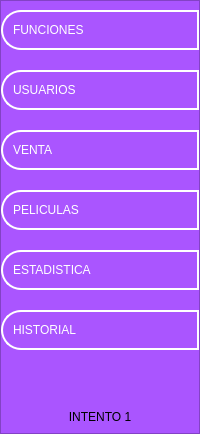
        <widget class="QFrame" name="frame_lateral">
         <property name="minimumSize">
          <size>
           <width>200</width>
           <height>0</height>
          </size>
         </property>
         <property name="maximumSize">
          <size>
           <width>0</width>
           <height>16777215</height>
          </size>
         </property>
         <property name="layoutDirection">
          <enum>Qt::LeftToRight</enum>
         </property>
         <property name="autoFillBackground">
          <bool>false</bool>
         </property>
         <property name="styleSheet">
          <string notr="true">QFrame {
    background-color: #aa55ff;
}

QPushButton {
    background-color: #aa55ff;
    border: 2px solid #fff;
    border-top-left-radius: 20px;
    border-bottom-left-radius: 20px;
    padding: 10px;
    color: white;
    font: 75 12pt &quot;Arial Narrow&quot;;
    text-align: left;
}

QPushButton:hover {
    background-color: #ffffff;
    border: 2px solid #aa55ff;
    color: #aa55ff;
    text-align: left;
}
</string>
         </property>
         <property name="frameShape">
          <enum>QFrame::StyledPanel</enum>
         </property>
         <property name="frameShadow">
          <enum>QFrame::Plain</enum>
         </property>
         <layout class="QVBoxLayout" name="verticalLayout_2">
          <property name="spacing">
           <number>20</number>
          </property>
          <property name="leftMargin">
           <number>0</number>
          </property>
          <property name="topMargin">
           <number>9</number>
          </property>
          <property name="rightMargin">
           <number>0</number>
          </property>
          <property name="bottomMargin">
           <number>9</number>
          </property>
          <item>
           <widget class="QPushButton" name="bt_inicio">
            <property name="minimumSize">
             <size>
              <width>0</width>
              <height>40</height>
             </size>
            </property>
            <property name="contextMenuPolicy">
             <enum>Qt::DefaultContextMenu</enum>
            </property>
            <property name="layoutDirection">
             <enum>Qt::LeftToRight</enum>
            </property>
            <property name="text">
             <string>FUNCIONES</string>
            </property>
            <property name="icon">
             <iconset>
              <normaloff>../../Pruebas_para_Proyecto_Practicas/Menu_Lateral_desplegable_1/PyQt5-main/PyQt5-main/Menu Lateral desplegable/inteligencia-artificial.png</normaloff>../../Pruebas_para_Proyecto_Practicas/Menu_Lateral_desplegable_1/PyQt5-main/PyQt5-main/Menu Lateral desplegable/inteligencia-artificial.png</iconset>
            </property>
            <property name="iconSize">
             <size>
              <width>32</width>
              <height>32</height>
             </size>
            </property>
           </widget>
          </item>
          <item>
           <widget class="QPushButton" name="bt_uno">
            <property name="minimumSize">
             <size>
              <width>0</width>
              <height>40</height>
             </size>
            </property>
            <property name="toolTipDuration">
             <number>0</number>
            </property>
            <property name="styleSheet">
             <string notr="true"/>
            </property>
            <property name="text">
             <string>USUARIOS</string>
            </property>
            <property name="icon">
             <iconset>
              <normaloff>../icons/base-de-datos.png</normaloff>../icons/base-de-datos.png</iconset>
            </property>
            <property name="iconSize">
             <size>
              <width>32</width>
              <height>32</height>
             </size>
            </property>
           </widget>
          </item>
          <item>
           <widget class="QPushButton" name="bt_dos">
            <property name="minimumSize">
             <size>
              <width>0</width>
              <height>40</height>
             </size>
            </property>
            <property name="styleSheet">
             <string notr="true"/>
            </property>
            <property name="text">
             <string>VENTA</string>
            </property>
            <property name="icon">
             <iconset>
              <normaloff>../icons/chip.png</normaloff>../icons/chip.png</iconset>
            </property>
            <property name="iconSize">
             <size>
              <width>32</width>
              <height>32</height>
             </size>
            </property>
           </widget>
          </item>
          <item>
           <widget class="QPushButton" name="bt_tres">
            <property name="minimumSize">
             <size>
              <width>0</width>
              <height>40</height>
             </size>
            </property>
            <property name="styleSheet">
             <string notr="true"/>
            </property>
            <property name="text">
             <string>PELICULAS</string>
            </property>
            <property name="icon">
             <iconset>
              <normaloff>../../Pruebas_para_Proyecto_Practicas/Menu_Lateral_desplegable_1/PyQt5-main/PyQt5-main/Menu Lateral desplegable/moto.png</normaloff>../../Pruebas_para_Proyecto_Practicas/Menu_Lateral_desplegable_1/PyQt5-main/PyQt5-main/Menu Lateral desplegable/moto.png</iconset>
            </property>
            <property name="iconSize">
             <size>
              <width>32</width>
              <height>32</height>
             </size>
            </property>
           </widget>
          </item>
          <item>
           <widget class="QPushButton" name="bt_cinco">
            <property name="minimumSize">
             <size>
              <width>0</width>
              <height>40</height>
             </size>
            </property>
            <property name="styleSheet">
             <string notr="true"/>
            </property>
            <property name="text">
             <string>ESTADISTICA</string>
            </property>
            <property name="icon">
             <iconset>
              <normaloff>../../Pruebas_para_Proyecto_Practicas/Menu_Lateral_desplegable_1/PyQt5-main/PyQt5-main/Menu Lateral desplegable/videojuego.png</normaloff>../../Pruebas_para_Proyecto_Practicas/Menu_Lateral_desplegable_1/PyQt5-main/PyQt5-main/Menu Lateral desplegable/videojuego.png</iconset>
            </property>
            <property name="iconSize">
             <size>
              <width>32</width>
              <height>32</height>
             </size>
            </property>
           </widget>
          </item>
          <item>
           <widget class="QPushButton" name="bt_cuatro">
            <property name="minimumSize">
             <size>
              <width>0</width>
              <height>40</height>
             </size>
            </property>
            <property name="styleSheet">
             <string notr="true"/>
            </property>
            <property name="text">
             <string>HISTORIAL</string>
            </property>
            <property name="icon">
             <iconset>
              <normaloff>../../Pruebas_para_Proyecto_Practicas/Menu_Lateral_desplegable_1/PyQt5-main/PyQt5-main/Menu Lateral desplegable/encriptado.png</normaloff>../../Pruebas_para_Proyecto_Practicas/Menu_Lateral_desplegable_1/PyQt5-main/PyQt5-main/Menu Lateral desplegable/encriptado.png</iconset>
            </property>
            <property name="iconSize">
             <size>
              <width>32</width>
              <height>32</height>
             </size>
            </property>
           </widget>
          </item>
          <item>
           <spacer name="verticalSpacer">
            <property name="orientation">
             <enum>Qt::Vertical</enum>
            </property>
            <property name="sizeHint" stdset="0">
             <size>
              <width>20</width>
              <height>40</height>
             </size>
            </property>
           </spacer>
          </item>
          <item>
           <widget class="QLabel" name="label_bienvenida">
            <property name="styleSheet">
             <string notr="true"/>
            </property>
            <property name="text">
             <string>INTENTO 1</string>
            </property>
            <property name="alignment">
             <set>Qt::AlignCenter</set>
            </property>
           </widget>
          </item>
         </layout>
        </widget>
